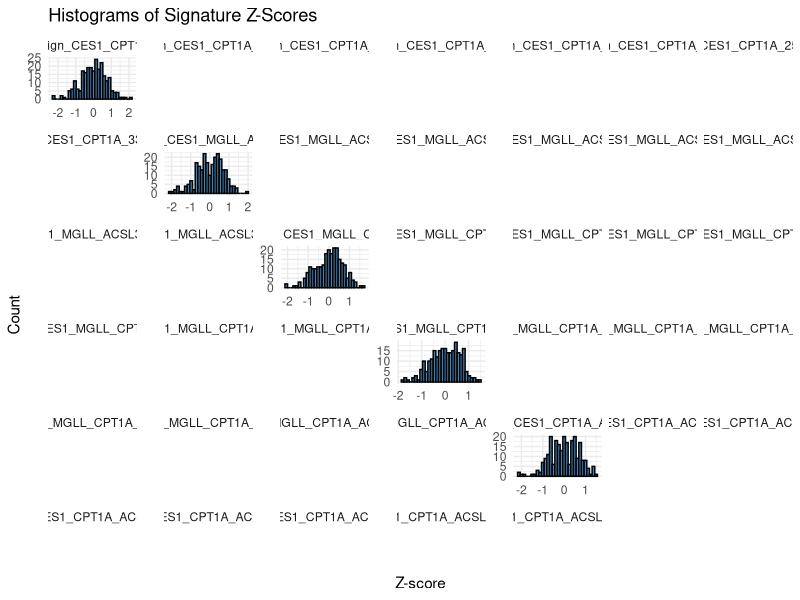
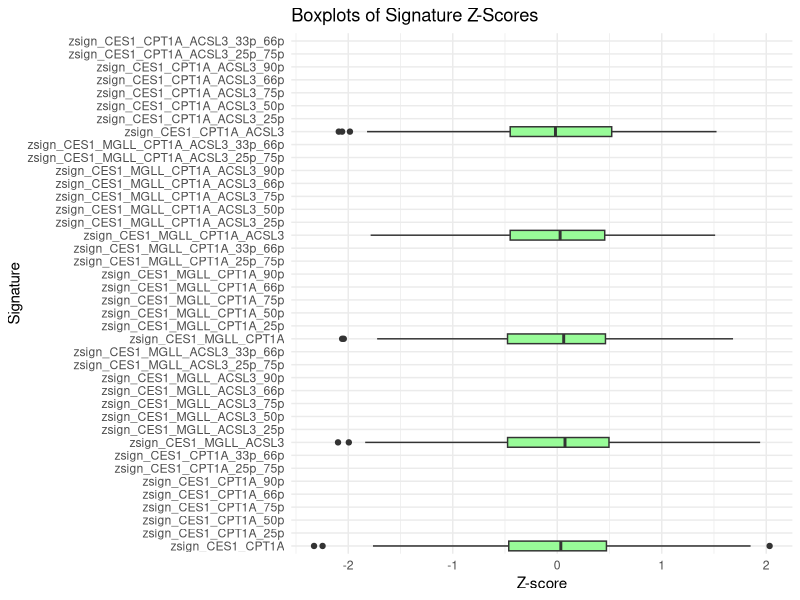

Recreate these plots in R, in order.
# 04c_check_zscore_signatures.R — Validate Z-Score Signature Calculations
# Author: Alicia
# Internship Week 2 — QA Script

# --- Setup ---
setwd("C:/Users/alici/OneDrive/Documents/University/Year 2/internship!!!/Alicia/DATA")

library(dplyr)
library(ggplot2)
library(reshape2)

# --- Load final dataset ---
DF <- read.csv("merged_COAD_primary_4genes_vFINAL.csv", stringsAsFactors = FALSE)

# --- Define signature sets ---
signature_list <- list(
  CES1_CPT1A            = c("CES1", "CPT1A"),
  CES1_MGLL_ACSL3       = c("CES1", "MGLL", "ACSL3"),
  CES1_MGLL_CPT1A       = c("CES1", "MGLL", "CPT1A"),
  CES1_MGLL_CPT1A_ACSL3 = c("CES1", "MGLL", "CPT1A", "ACSL3"),
  CES1_CPT1A_ACSL3      = c("CES1", "CPT1A", "ACSL3")
)

# --- 1. Manual inspection: show 5 samples per signature ---
cat("\n🔍 Inspecting 5 random samples for each signature:\n")
for (sig in names(signature_list)) {
  genes <- signature_list[[sig]]
  sig_col <- paste0("zsign_", sig)
  
  if (sig_col %in% names(DF)) {
    cat("\n---", sig_col, "---\n")
    print(DF %>%
            select(Sample, all_of(genes), all_of(sig_col)) %>%
            slice_sample(n = 5))
  } else {
    cat("❌ Signature column not found:", sig_col, "\n")
  }
}

# --- 2. Recalculate and compare signature scores ---
cat("\n✅ Verifying mean z-score calculations match stored values:\n")
for (sig in names(signature_list)) {
  genes <- signature_list[[sig]]
  sig_col <- paste0("zsign_", sig)
  
  if (all(genes %in% names(DF)) && sig_col %in% names(DF)) {
    mat <- scale(DF[, genes])
    comp <- rowMeans(mat)
    ok <- all.equal(round(comp, 6), round(DF[[sig_col]], 6))
    cat(sprintf("✔ %s: %s\n", sig_col, ifelse(isTRUE(ok), "MATCH", "MISMATCH ❌")))
  } else {
    cat(sprintf("❌ Missing genes or column for: %s\n", sig))
  }
}

# --- 3. Plot raw z-score distributions ---
cat("\n📊 Plotting histograms and boxplots of signature z-scores...\n")
z_cols <- grep("^zsign_[A-Z]", names(DF), value = TRUE)
z_long <- DF %>%
  select(Sample, all_of(z_cols)) %>%
  mutate(across(-Sample, as.numeric)) %>%
  melt(id.vars = "Sample")

# Histograms
ggplot(z_long, aes(x = value)) +
  geom_histogram(bins = 30, fill = "steelblue", color = "black") +
  facet_wrap(~ variable, scales = "free") +
  theme_minimal() +
  labs(title = "Histograms of Signature Z-Scores", x = "Z-score", y = "Count")

# Boxplots
ggplot(z_long, aes(x = variable, y = value)) +
  geom_boxplot(fill = "palegreen") +
  coord_flip() +
  theme_minimal() +
  labs(title = "Boxplots of Signature Z-Scores", x = "Signature", y = "Z-score")

# --- 4. Check all signature genes are in the dataset ---
cat("\n🔎 Verifying required genes exist in DF:\n")
for (sig in names(signature_list)) {
  genes <- signature_list[[sig]]
  missing <- setdiff(genes, names(DF))
  if (length(missing) == 0) {
    cat("✔", sig, ": all genes present\n")
  } else {
    cat("❌", sig, ": missing genes →", paste(missing, collapse = ", "), "\n")
  }
}

cat("\n✅ Z-score signature QA complete.\n")
